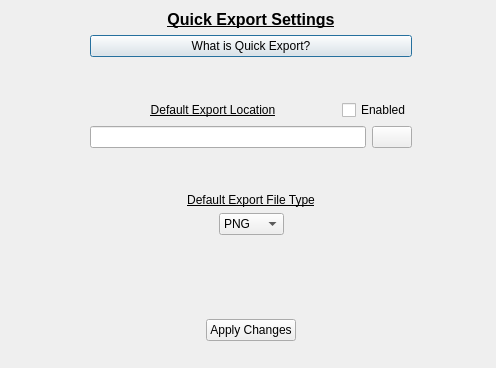
<?xml version="1.0" encoding="UTF-8"?>
<ui version="4.0">
 <class>Settings</class>
 <widget class="QDialog" name="Settings">
  <property name="geometry">
   <rect>
    <x>0</x>
    <y>0</y>
    <width>496</width>
    <height>368</height>
   </rect>
  </property>
  <property name="windowTitle">
   <string>Quick Export Settings</string>
  </property>
  <widget class="QWidget" name="verticalLayoutWidget">
   <property name="geometry">
    <rect>
     <x>90</x>
     <y>10</y>
     <width>322</width>
     <height>331</height>
    </rect>
   </property>
   <layout class="QVBoxLayout" name="verticalLayout">
    <item>
     <layout class="QHBoxLayout" name="horizontalLayout_6" stretch="7">
      <property name="spacing">
       <number>6</number>
      </property>
      <item>
       <widget class="QLabel" name="settingsLabel">
        <property name="font">
         <font>
          <pointsize>12</pointsize>
          <bold>true</bold>
          <underline>true</underline>
         </font>
        </property>
        <property name="text">
         <string>Quick Export Settings</string>
        </property>
        <property name="scaledContents">
         <bool>false</bool>
        </property>
        <property name="alignment">
         <set>Qt::AlignCenter</set>
        </property>
       </widget>
      </item>
     </layout>
    </item>
    <item>
     <widget class="QPushButton" name="quickExportInfoButton">
      <property name="text">
       <string>What is Quick Export?</string>
      </property>
     </widget>
    </item>
    <item>
     <spacer name="verticalSpacer">
      <property name="orientation">
       <enum>Qt::Vertical</enum>
      </property>
      <property name="sizeHint" stdset="0">
       <size>
        <width>20</width>
        <height>40</height>
       </size>
      </property>
     </spacer>
    </item>
    <item>
     <layout class="QHBoxLayout" name="horizontalLayout_5">
      <item>
       <widget class="QLabel" name="defaultExportLabel">
        <property name="sizePolicy">
         <sizepolicy hsizetype="Preferred" vsizetype="Preferred">
          <horstretch>0</horstretch>
          <verstretch>0</verstretch>
         </sizepolicy>
        </property>
        <property name="font">
         <font>
          <underline>true</underline>
         </font>
        </property>
        <property name="text">
         <string>Default Export Location</string>
        </property>
        <property name="alignment">
         <set>Qt::AlignCenter</set>
        </property>
       </widget>
      </item>
      <item>
       <widget class="QCheckBox" name="enableDefaultExport">
        <property name="sizePolicy">
         <sizepolicy hsizetype="Maximum" vsizetype="Fixed">
          <horstretch>0</horstretch>
          <verstretch>0</verstretch>
         </sizepolicy>
        </property>
        <property name="text">
         <string>Enabled</string>
        </property>
       </widget>
      </item>
     </layout>
    </item>
    <item>
     <layout class="QHBoxLayout" name="horizontalLayout">
      <item>
       <widget class="QLineEdit" name="defaultExportLocBox">
        <property name="readOnly">
         <bool>true</bool>
        </property>
       </widget>
      </item>
      <item>
       <widget class="QPushButton" name="findExportLocation">
        <property name="text">
         <string/>
        </property>
        <property name="icon">
         <iconset resource="images.qrc">
          <normaloff>:/images/file_open_icon.png</normaloff>:/images/file_open_icon.png</iconset>
        </property>
       </widget>
      </item>
     </layout>
    </item>
    <item>
     <layout class="QVBoxLayout" name="verticalLayout_2">
      <item>
       <spacer name="verticalSpacer_3">
        <property name="orientation">
         <enum>Qt::Vertical</enum>
        </property>
        <property name="sizeHint" stdset="0">
         <size>
          <width>20</width>
          <height>40</height>
         </size>
        </property>
       </spacer>
      </item>
      <item>
       <widget class="QLabel" name="defaultExportTypeLabel">
        <property name="font">
         <font>
          <underline>true</underline>
         </font>
        </property>
        <property name="text">
         <string>Default Export File Type</string>
        </property>
        <property name="alignment">
         <set>Qt::AlignCenter</set>
        </property>
       </widget>
      </item>
      <item>
       <layout class="QHBoxLayout" name="horizontalLayout_4">
        <item>
         <spacer name="horizontalSpacer_3">
          <property name="orientation">
           <enum>Qt::Horizontal</enum>
          </property>
          <property name="sizeHint" stdset="0">
           <size>
            <width>40</width>
            <height>20</height>
           </size>
          </property>
         </spacer>
        </item>
        <item>
         <widget class="QComboBox" name="fileTypeBox">
          <property name="currentText">
           <string>PNG</string>
          </property>
          <property name="sizeAdjustPolicy">
           <enum>QComboBox::AdjustToContentsOnFirstShow</enum>
          </property>
          <item>
           <property name="text">
            <string>PNG</string>
           </property>
          </item>
          <item>
           <property name="text">
            <string>JPG</string>
           </property>
          </item>
          <item>
           <property name="text">
            <string>WEBP</string>
           </property>
          </item>
          <item>
           <property name="text">
            <string>TIFF</string>
           </property>
          </item>
          <item>
           <property name="text">
            <string>BMP</string>
           </property>
          </item>
         </widget>
        </item>
        <item>
         <spacer name="horizontalSpacer_4">
          <property name="orientation">
           <enum>Qt::Horizontal</enum>
          </property>
          <property name="sizeHint" stdset="0">
           <size>
            <width>40</width>
            <height>20</height>
           </size>
          </property>
         </spacer>
        </item>
       </layout>
      </item>
      <item>
       <spacer name="verticalSpacer_2">
        <property name="orientation">
         <enum>Qt::Vertical</enum>
        </property>
        <property name="sizeHint" stdset="0">
         <size>
          <width>20</width>
          <height>40</height>
         </size>
        </property>
       </spacer>
      </item>
      <item>
       <spacer name="verticalSpacer_4">
        <property name="orientation">
         <enum>Qt::Vertical</enum>
        </property>
        <property name="sizeHint" stdset="0">
         <size>
          <width>20</width>
          <height>40</height>
         </size>
        </property>
       </spacer>
      </item>
      <item>
       <layout class="QHBoxLayout" name="horizontalLayout_3">
        <item>
         <spacer name="horizontalSpacer">
          <property name="orientation">
           <enum>Qt::Horizontal</enum>
          </property>
          <property name="sizeHint" stdset="0">
           <size>
            <width>40</width>
            <height>20</height>
           </size>
          </property>
         </spacer>
        </item>
        <item>
         <widget class="QPushButton" name="settingsAcceptChanges">
          <property name="text">
           <string>Apply Changes</string>
          </property>
         </widget>
        </item>
        <item>
         <spacer name="horizontalSpacer_2">
          <property name="orientation">
           <enum>Qt::Horizontal</enum>
          </property>
          <property name="sizeHint" stdset="0">
           <size>
            <width>40</width>
            <height>20</height>
           </size>
          </property>
         </spacer>
        </item>
       </layout>
      </item>
      <item>
       <layout class="QHBoxLayout" name="horizontalLayout_2"/>
      </item>
     </layout>
    </item>
   </layout>
  </widget>
 </widget>
 <resources>
  <include location="images.qrc"/>
 </resources>
 <connections/>
</ui>
